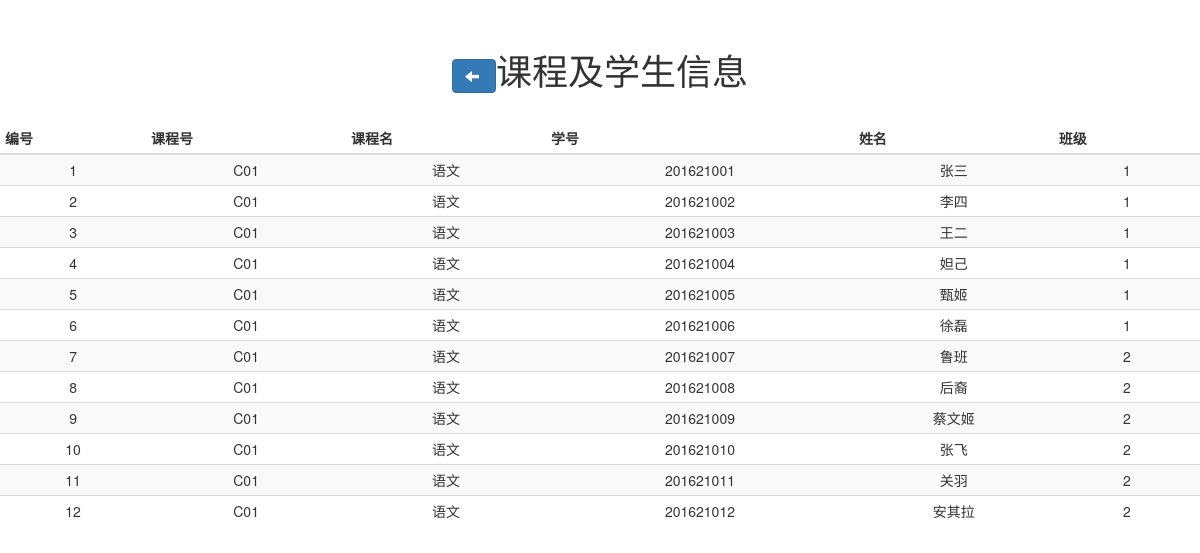
Page /php/teacher_course_info.php (signed in) on the committed database.
### tables this page shows
CREATE TABLE `courseinfo` (
  `courseId` varchar(10) NOT NULL,
  `courseName` varchar(30) NOT NULL,
  PRIMARY KEY (`courseId`)
);

CREATE TABLE `stuinfo` (
  `stuId` varchar(10) NOT NULL,
  `stuPaw` varchar(10) NOT NULL,
  `stuName` varchar(20) NOT NULL,
  `stuClass` varchar(2) NOT NULL,
  `stuSex` char(2) NOT NULL,
  PRIMARY KEY (`stuId`)
);

### php/teacher_course_info.php (the view, shortened to what this page needs)
<!DOCTYPE html>
<html lang="zh-CN">
  <head>
    <link
      href="https://cdn.bootcss.com/bootstrap/3.3.7/css/bootstrap.min.css"
      rel="stylesheet"
    />
    <link rel="stylesheet" href="../css/admin_teacher_and_student.css">
  </head>
  <body>
    <form enctype="multipart/form-data" role="form" action="" method="post">
      <h1>
        <button type="submit" class="btn btn-primary" name="back">
          <span class="glyphicon glyphicon-arrow-left"></span>&nbsp</button
        >课程及学生信息
      </h1>
      <br>
      <table class="table table-hover table-condensed table-striped">
        <thead>
          <tr>
            <th>编号</th>
            <th>课程号</th>
            <th>课程名</th>
            <th>学号</th>
            <th>姓名</th>
            <th>班级</th>
          </tr>
        </thead>
        <tbody>
          <?php
              $id=$_COOKIE['teaId'];
              $dbc=mysqli_connect(DB_HOST,DB_USER,DB_PASSWORD,DB_NAME);
              mysqli_query($dbc,'set names utf8');
              $search_courses=
              "SELECT DISTINCT courseinfo.courseId,courseinfo.courseName,stuinfo.stuId,stuinfo.stuName,stuinfo.stuClass,stuinfo.stuSex
                FROM selectcourse INNER JOIN courseinfo INNER JOIN stuinfo
                ON selectcourse.courseId=courseinfo.courseId and selectcourse.stuId=stuinfo.stuId
                WHERE teaId='$id'";
              $result=$dbc->query($search_courses);
              $number=1;
              while($row=$result->fetch_assoc()){
                  echo "<tr>
                  <td>$number</td>
                  <td>".$row['courseId']."</td>
                  <td>".$row['courseName']."</td>
                  <td>".$row['stuId']."</td>
                  <td>".$row['stuName']."</td>
                  <td>".$row['stuClass']."</td>
                  </tr>";
                  $number+=1;
              }
          ?>
        </tbody>
      </table>
    </form>
  </body>
</html>

### css/admin_teacher_and_student.css (style rules this page uses)
body { padding: 30px 0; text-align: center; margin: 0 auto; }

### rows in the picture
courseinfo: courseId "C01", courseName "语文", stuinfo.stuId "201621001", stuinfo.stuName "张三", stuinfo.stuClass "1", stuinfo.stuId "201621002", stuinfo.stuName "李四", stuinfo.stuId "201621003", stuinfo.stuName "王二", stuinfo.stuId "201621004", stuinfo.stuName "妲己", stuinfo.stuId "201621005", stuinfo.stuName "甄姬", stuinfo.stuId "201621006", stuinfo.stuName "徐磊", stuinfo.stuId "201621007", stuinfo.stuName "鲁班", stuinfo.stuClass "2", stuinfo.stuId "201621008", stuinfo.stuName "后裔", stuinfo.stuId "201621009", stuinfo.stuName "蔡文姬", stuinfo.stuId "201621010", stuinfo.stuName "张飞", stuinfo.stuId "201621011", stuinfo.stuName "关羽", stuinfo.stuId "201621012", stuinfo.stuName "安其拉"
